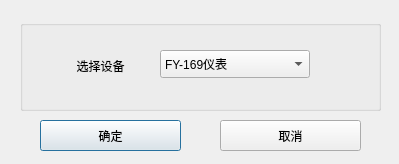
<?xml version="1.0" encoding="UTF-8"?>
<ui version="4.0">
 <class>DevAddrInputDialog</class>
 <widget class="QDialog" name="DevAddrInputDialog">
  <property name="geometry">
   <rect>
    <x>0</x>
    <y>0</y>
    <width>399</width>
    <height>164</height>
   </rect>
  </property>
  <property name="windowTitle">
   <string>Scan Node</string>
  </property>
  <property name="windowIcon">
   <iconset resource="image.qrc">
    <normaloff>:/images/easyicon_net.png</normaloff>:/images/easyicon_net.png</iconset>
  </property>
  <widget class="QPushButton" name="pushButtonConfirm">
   <property name="geometry">
    <rect>
     <x>40</x>
     <y>120</y>
     <width>141</width>
     <height>31</height>
    </rect>
   </property>
   <property name="text">
    <string>确定</string>
   </property>
  </widget>
  <widget class="QPushButton" name="pushButtonCancel">
   <property name="geometry">
    <rect>
     <x>220</x>
     <y>120</y>
     <width>141</width>
     <height>31</height>
    </rect>
   </property>
   <property name="text">
    <string>取消</string>
   </property>
  </widget>
  <widget class="QGroupBox" name="groupBox">
   <property name="geometry">
    <rect>
     <x>20</x>
     <y>20</y>
     <width>361</width>
     <height>91</height>
    </rect>
   </property>
   <property name="title">
    <string/>
   </property>
   <widget class="QLabel" name="label">
    <property name="geometry">
     <rect>
      <x>30</x>
      <y>30</y>
      <width>101</width>
      <height>31</height>
     </rect>
    </property>
    <property name="text">
     <string>选择设备</string>
    </property>
    <property name="alignment">
     <set>Qt::AlignCenter</set>
    </property>
   </widget>
   <widget class="QComboBox" name="comboBox">
    <property name="geometry">
     <rect>
      <x>140</x>
      <y>30</y>
      <width>150</width>
      <height>28</height>
     </rect>
    </property>
    <property name="minimumSize">
     <size>
      <width>150</width>
      <height>28</height>
     </size>
    </property>
    <item>
     <property name="text">
      <string>FY-169仪表</string>
     </property>
    </item>
    <item>
     <property name="text">
      <string>大模块</string>
     </property>
    </item>
   </widget>
  </widget>
 </widget>
 <resources>
  <include location="image.qrc"/>
 </resources>
 <connections/>
</ui>
